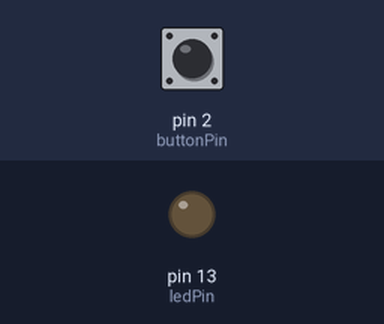
Bench run of a sketch on a simulated Arduino Uno, built with avr-gcc and run on an emulated ATmega328P. Parts: output pins drawn as LEDs (lit = HIGH). The inputs (shaded band) are chosen by the test bench; at power-on: pin 2 (buttonPin) HIGH.

Above: at 1.2 s.
1.3 s: pin 2 (buttonPin) pulled LOW for 0.15 s
At 1.37 s:
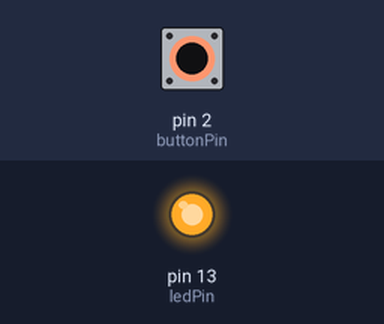
2.9 s: pin 2 (buttonPin) pulled LOW for 3.2 s
At 7.5 s:
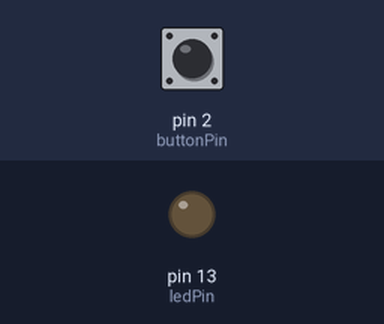
Timing chart, 0 to 9.0 s (numbered marks = the images above; inputs shaded):
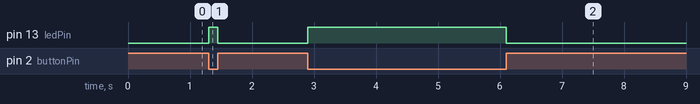

Measured:
- after the input at 1.3 s, pin 13 (ledPin): LOW → HIGH at once, → LOW 0.15 s later
- after the input at 2.9 s, pin 13 (ledPin): LOW → HIGH at once, → LOW 3.2 s later

The sketch:

Button_LED.ino
```cpp
// Hafta 2: Buton Kontrollü LED / Week 2: Button-Controlled LED
// TR: INPUT_PULLUP kullandığımız için buton serbestken HIGH, basılınca LOW okur.
// EN: With INPUT_PULLUP, the button reads HIGH when released and LOW when pressed.

const int ledPin = 13;   // LED pin
const int buttonPin = 2; // Button pin

void setup() {
  pinMode(ledPin, OUTPUT);
  pinMode(buttonPin, INPUT_PULLUP); // Enable internal pull-up
}

void loop() {
  int buttonState = digitalRead(buttonPin); // HIGH: released, LOW: pressed
  if (buttonState == LOW) {
    digitalWrite(ledPin, HIGH); // LED ON
  } else {
    digitalWrite(ledPin, LOW);  // LED OFF
  }
}
```
